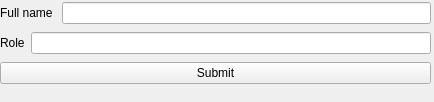
<?xml version="1.0" encoding="UTF-8"?>
<ui version="4.0">
 <class>Form</class>
 <widget class="QWidget" name="Form">
  <property name="geometry">
   <rect>
    <x>0</x>
    <y>0</y>
    <width>434</width>
    <height>102</height>
   </rect>
  </property>
  <property name="windowTitle">
   <string>Form</string>
  </property>
  <widget class="QWidget" name="">
   <property name="geometry">
    <rect>
     <x>0</x>
     <y>0</y>
     <width>431</width>
     <height>89</height>
    </rect>
   </property>
   <layout class="QVBoxLayout" name="verticalLayout">
    <item>
     <layout class="QHBoxLayout" name="horizontalLayout_2">
      <item>
       <widget class="QLabel" name="Fullnme">
        <property name="text">
         <string>Full name </string>
        </property>
       </widget>
      </item>
      <item>
       <widget class="QLineEdit" name="lineEditForFullname"/>
      </item>
     </layout>
    </item>
    <item>
     <layout class="QHBoxLayout" name="horizontalLayout">
      <item>
       <widget class="QLabel" name="Role">
        <property name="text">
         <string>Role</string>
        </property>
       </widget>
      </item>
      <item>
       <widget class="QLineEdit" name="lineEditForRole"/>
      </item>
     </layout>
    </item>
    <item>
     <widget class="QPushButton" name="Submit">
      <property name="text">
       <string>Submit</string>
      </property>
     </widget>
    </item>
   </layout>
  </widget>
 </widget>
 <resources/>
 <connections/>
</ui>
